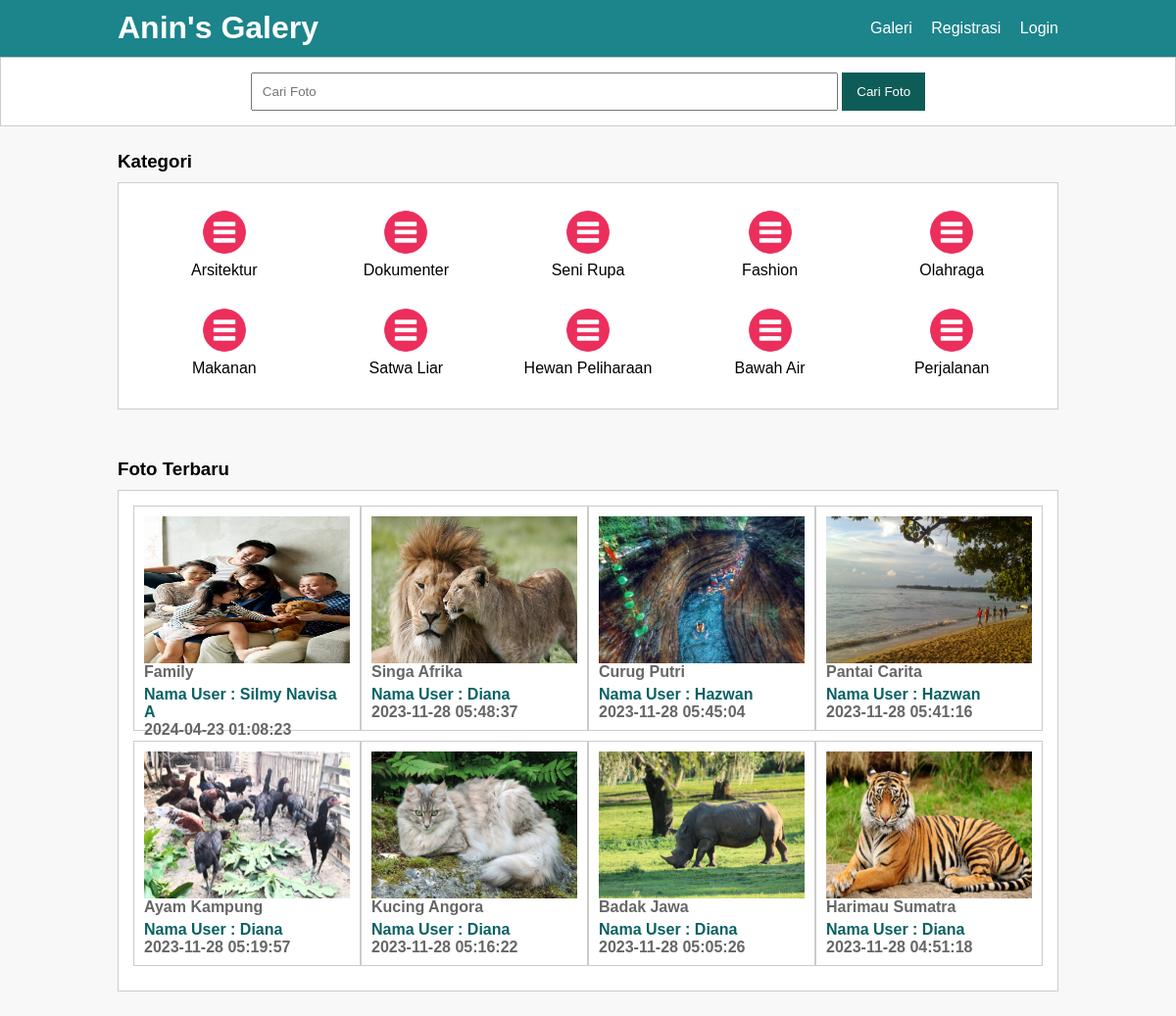
The page / on the database its author committed.
### tables this page shows
CREATE TABLE `tb_category` (
  `category_id` int(11) NOT NULL,
  `category_name` varchar(25) NOT NULL
);

CREATE TABLE `tb_image` (
  `image_id` int(11) NOT NULL,
  `category_id` int(11) NOT NULL,
  `category_name` varchar(100) NOT NULL,
  `admin_id` int(11) NOT NULL,
  `admin_name` varchar(100) NOT NULL,
  `image_name` varchar(100) NOT NULL,
  `image_description` text NOT NULL,
  `image` varchar(100) NOT NULL,
  `image_status` tinyint(1) NOT NULL,
  `date_created` timestamp NOT NULL DEFAULT current_timestamp() ON UPDATE current_timestamp()
);

### index.php (the view, shortened to what this page needs)
<?php
    include 'db.php';
?>
<!DOCTYPE html PUBLIC "-//W3C//DTD XHTML 1.0 Transitional//EN" "http://www.w3.org/TR/xhtml1/DTD/xhtml1-transitional.dtd">
<html xmlns="http://www.w3.org/1999/xhtml">
<head>
<link rel="stylesheet" type="text/css" href="css/style.css">
</head>
<body>
    <header>
        <div class="container">
        <h1><a href="index.php">Anin's Galery</a></h1>
        <ul>
            <li><a href="galeri.php">Galeri</a></li>
           <li><a href="registrasi.php">Registrasi</a></li>
           <li><a href="login.php">Login</a></li>
        </ul>
        </div>
    </header>
    <div class="search">
        <div class="container">
            <form action="galeri.php">
                <input type="text" name="search" placeholder="Cari Foto" />
                <input type="submit" name="cari" value="Cari Foto" />
            </form>
        </div>
    </div>
    <div class="section">
        <div class="container">
            <h3>Kategori</h3>
            <div class="box">
                <?php
                    $kategori = mysqli_query($conn, "SELECT * FROM tb_category ORDER BY category_id DESC");
					if(mysqli_num_rows($kategori) > 0){
						while($k = mysqli_fetch_array($kategori)){
				?>
                    <a href="galeri.php?kat=<?php echo $k['category_id'] ?>">
                        <div class="col-5">
                            <img src="img/icon-kategori.png" width="50px" style="margin-bottom:5px;" />
                        <p><?php echo $k['category_name'] ?></p>
                        </div>
                    </a>
                <?php }}else{ ?>
                     <p>Kategori tidak ada</p>
                <?php } ?>
            </div>
        </div>
    </div>
    <div class="container">
       <h3>Foto Terbaru</h3>
       <div class="box">
          <?php
              $foto = mysqli_query($conn, "SELECT * FROM tb_image WHERE image_status = 1 ORDER BY image_id DESC LIMIT 8");
			  if(mysqli_num_rows($foto) > 0){
				  while($p = mysqli_fetch_array($foto)){
		  ?>
          <a href="detail-image.php?id=<?php echo $p['image_id'] ?>">
          <div class="col-4">
              <img src="foto/<?php echo $p['image'] ?>" height="150px" />
              <p class="nama"><?php echo substr($p['image_name'], 0, 30)  ?></p>
              <p class="admin">Nama User : <?php echo $p['admin_name'] ?></p>
              <p class="nama"><?php echo $p['date_created']  ?></p>
          </div>
          </a>
          <?php }}else{ ?>
              <p>Foto tidak ada</p>
          <?php } ?>
       </div>
    </div>
</body>
</html>

### css/style.css (style rules this page uses)
* { padding:0; margin:0; font-family:'Quicksand', sans-serif; }
body { background-color:#f8f8f8; }
a { color: inherit; text-decoration:none; }
header { background-color: #1c848b; color: #fff; }
header h1 { float:left; padding:10px 0; }
header ul { float:right; }
header ul li { display:inline-block; }
header ul li a { padding:20px 0 20px 15px; display: inline-block; }
.container { width: 80%; margin: 0 auto; }
.container:after { content:''; display: block; clear:both; }
.section { padding:25px 0; }
.box { background-color: #fff; border:1px solid #ccc; padding:15px; box-sizing: border-box; margin:10px 0 25px 0; }
.box:after { content: ''; display: block; clear: both; }
.search { padding:15px 0; background-color: #fff; border:1px solid #ccc; text-align: center; }
.search input[type=text] { width: 60%; padding:10px; }
.search input[type=submit] { padding:12px 15px; background-color: #0e5c58; color: #fff; border:none; cursor:pointer; }
.col-5 { width:20%; height:100px; text-align: center; float: left; padding:10px; box-sizing: border-box; }
.col-4 { width:25%; height: 230px; border:1px solid #ccc; float: left; padding:10px; box-sizing: border-box; margin-bottom: 10px; }
.col-4 img { width: 100%; }
.col-4 .nama { font-weight: bold; color: #666; margin-bottom: 5px; }
.col-4 .admin { font-weight: bold; color: #086164; }

### rows shown on the page
tb_category: category_name "Arsitektur"
tb_category: category_name "Dokumenter"
tb_category: category_name "Seni Rupa"
tb_category: category_name "Fashion"
tb_category: category_name "Olahraga"
tb_category: category_name "Makanan"
tb_category: category_name "Satwa Liar"
tb_category: category_name "Hewan Peliharaan"
tb_category: category_name "Bawah Air"
tb_category: category_name "Perjalanan"
tb_image: image (picture), image_name "Family", admin_name "Silmy Navisa A", date_created "2024-04-23 01:08:23"
tb_image: image (picture), image_name "Singa Afrika", admin_name "Diana", date_created "2023-11-28 05:48:37"
tb_image: image (picture), image_name "Curug Putri", admin_name "Hazwan", date_created "2023-11-28 05:45:04"
tb_image: image (picture), image_name "Pantai Carita", admin_name "Hazwan", date_created "2023-11-28 05:41:16"
tb_image: image (picture), image_name "Ayam Kampung", admin_name "Diana", date_created "2023-11-28 05:19:57"
tb_image: image (picture), image_name "Kucing Angora", admin_name "Diana", date_created "2023-11-28 05:16:22"
tb_image: image (picture), image_name "Badak Jawa", admin_name "Diana", date_created "2023-11-28 05:05:26"
tb_image: image (picture), image_name "Harimau Sumatra", admin_name "Diana", date_created "2023-11-28 04:51:18"
